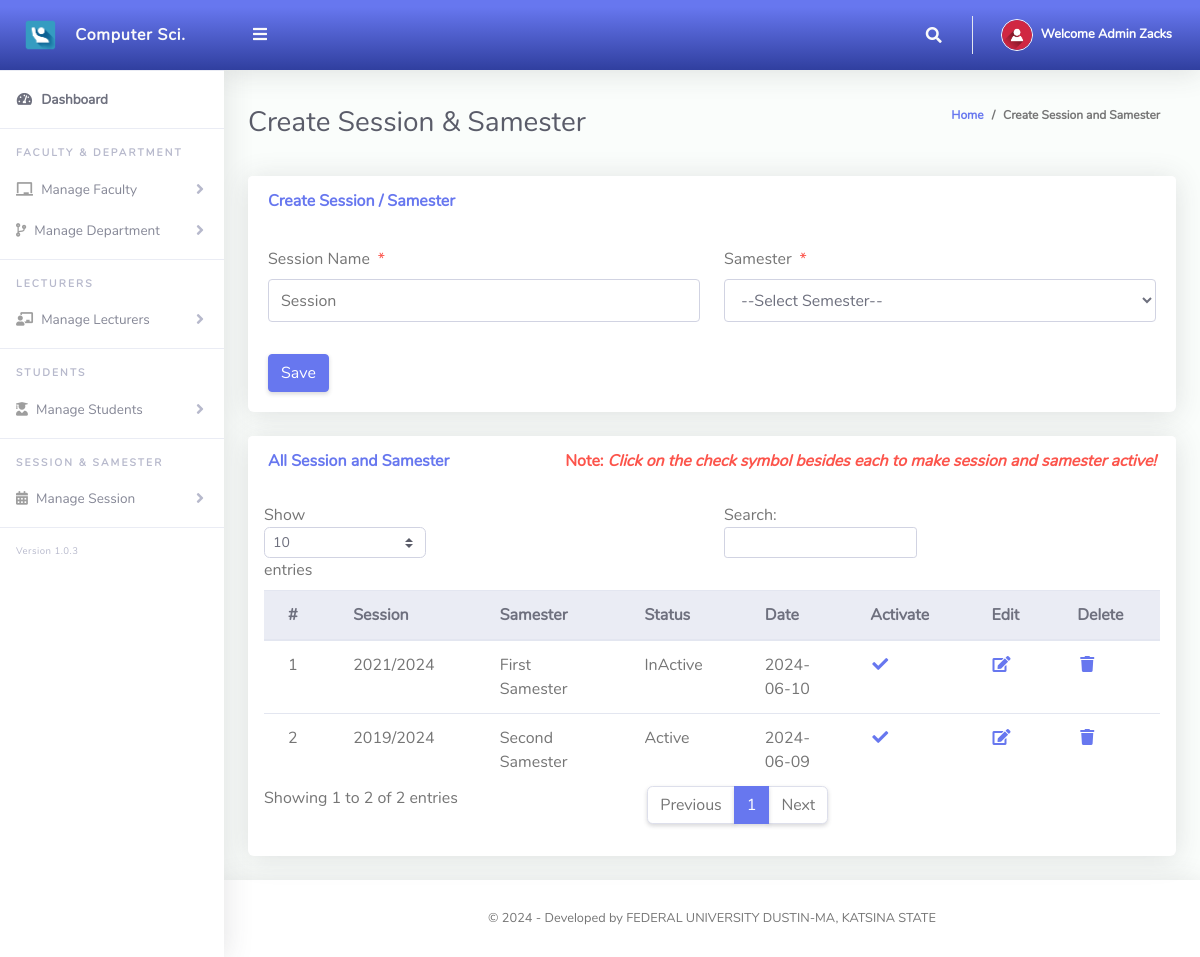
Page /Admin/createSessionTerm.php (signed in) on the committed database.
### tables this page shows
CREATE TABLE `tblsessionterm` (
  `Id` int(10) NOT NULL,
  `sessionName` varchar(50) NOT NULL,
  `termId` varchar(50) NOT NULL,
  `isActive` varchar(10) NOT NULL,
  `dateCreated` varchar(50) NOT NULL
);

CREATE TABLE `tblterm` (
  `Id` int(10) NOT NULL,
  `termName` varchar(20) NOT NULL
);

### Admin/createSessionTerm.php (the view, shortened to what this page needs)
<?php
include '../Includes/dbcon.php';
?>
<!DOCTYPE html>
<html lang="en">
<head>
  <link href="../vendor/fontawesome-free/css/all.min.css" rel="stylesheet" type="text/css">
  <link href="../vendor/bootstrap/css/bootstrap.min.css" rel="stylesheet" type="text/css">
  <link href="css/ruang-admin.min.css" rel="stylesheet">
</head>
<body id="page-top">
  <div id="wrapper">
      <?php include "Includes/sidebar.php";?>
    <div id="content-wrapper" class="d-flex flex-column">
      <div id="content">
       <?php include "Includes/topbar.php";?>
        <div class="container-fluid" id="container-wrapper">
          <div class="d-sm-flex align-items-center justify-content-between mb-4">
            <h1 class="h3 mb-0 text-gray-800">Create Session & Samester</h1>
            <ol class="breadcrumb">
              <li class="breadcrumb-item"><a href="./">Home</a></li>
              <li class="breadcrumb-item active" aria-current="page">Create Session and Samester</li>
            </ol>
          </div>
          <div class="row">
            <div class="col-lg-12">
              <div class="card mb-4">
                <div class="card-header py-3 d-flex flex-row align-items-center justify-content-between">
                  <h6 class="m-0 font-weight-bold text-primary">Create Session / Samester</h6>
                </div>
                <div class="card-body">
                  <form method="post">
                    <div class="form-group row mb-3">
                        <div class="col-xl-6">
                            <label class="form-control-label">Session Name<span class="text-danger ml-2">*</span></label>
                      <input type="text" class="form-control" name="sessionName" value="<?php echo $row['sessionName'];?>" id="exampleInputFirstName" placeholder="Session">
                        </div>
                        <div class="col-xl-6">
                            <label class="form-control-label">Samester<span class="text-danger ml-2">*</span></label>
                              <?php
                        $qry= "SELECT * FROM tblterm ORDER BY termName ASC";
                        $result = $conn->query($qry);
                        $num = $result->num_rows;
                        if ($num > 0){
                          echo ' <select required name="termId" class="form-control mb-3">';
                          echo'<option value="">--Select Semester--</option>';
                                  echo '</select>';
                              }
                            ?>
                        </div>
                    </div>
                      <?php
                    if (isset($Id))
                    {
                    ?>
                    <button type="submit" name="update" class="btn btn-warning">Update</button>
                    &nbsp;&nbsp;&nbsp;&nbsp;&nbsp;&nbsp;&nbsp;&nbsp;&nbsp;&nbsp;
                    <?php
                    } else {
                    ?>
                    <button type="submit" name="save" class="btn btn-primary">Save</button>
                    <?php
                    }
                    ?>
                  </form>
                </div>
              </div>
                 <div class="row">
              <div class="col-lg-12">
              <div class="card mb-4">
                <div class="card-header py-3 d-flex flex-row align-items-center justify-content-between">
                  <h6 class="m-0 font-weight-bold text-primary">All Session and Samester</h6>
                  <h6 class="m-0 font-weight-bold text-danger">Note: <i>Click on the check symbol besides each to make session and samester active!</i></h6>
                </div>
                <div class="table-responsive p-3">
                  <table class="table align-items-center table-flush table-hover" id="dataTableHover">
                    <thead class="thead-light">
                      <tr>
                        <th>#</th>
                        <th>Session</th>
                        <th>Samester</th>
                        <th>Status</th>
                        <th>Date</th>
                        <th>Activate</th>
                        <th>Edit</th>
                        <th>Delete</th>
                      </tr>
                    </thead>
                    <tbody>
                  <?php
                      $query = "SELECT tblsessionterm.Id,tblsessionterm.sessionName,tblsessionterm.isActive,tblsessionterm.dateCreated,
                      tblterm.termName
                      FROM tblsessionterm
                      INNER JOIN tblterm ON tblterm.Id = tblsessionterm.termId";
                      $rs = $conn->query($query);
                      $num = $rs->num_rows;
                      $sn=0;
                      if($num > 0)
                      {
                        while ($rows = $rs->fetch_assoc())
                          {
                            if($rows['isActive'] == '1'){$status = "Active";}else{$status = "InActive";}
                             $sn = $sn + 1;
                            echo"
                              <tr>
                                <td>".$sn."</td>
                                <td>".$rows['sessionName']."</td>
                                <td>".$rows['termName']."</td>
                                <td>".$status."</td>
                                <td>".$rows['dateCreated']."</td>
                                 <td><a href='?action=activate&Id=".$rows['Id']."'><i class='fas fa-fw fa-check'></i></a></td>
                                <td><a href='?action=edit&Id=".$rows['Id']."'><i class='fas fa-fw fa-edit'></i></a></td>
                                <td><a href='?action=delete&Id=".$rows['Id']."'><i class='fas fa-fw fa-trash'></i></a></td>
                              </tr>";
                          }
                      }
                      else
                      {
                           echo
                           "<div class='alert alert-danger' role='alert'>
                            No Record Found!
                            </div>";
                      }
                      ?>
                    </tbody>
                  </table>
                </div>
              </div>
            </div>
            </div>
          </div>
        </div>
      </div>
       <?php include "Includes/footer.php";?>
    </div>
  </div>
</body>
</html>

### Admin/Includes/topbar.php (shortened to what this page needs)
<?php
  $query = "SELECT * FROM tbladmin WHERE Id = ".$_SESSION['userId']."";
  $rs = $conn->query($query);
  $rows = $rs->fetch_assoc();
  $fullName = $rows['firstName']." ".$rows['lastName'];
?>
<nav class="navbar navbar-expand navbar-light bg-gradient-primary topbar mb-4 static-top">
          <button id="sidebarToggleTop" class="btn btn-link rounded-circle mr-3">
            <i class="fa fa-bars"></i>
          </button>
          <ul class="navbar-nav ml-auto">
            <li class="nav-item dropdown no-arrow">
              <a class="nav-link dropdown-toggle" href="#" id="searchDropdown" role="button" data-toggle="dropdown"
                aria-haspopup="true" aria-expanded="false">
                <i class="fas fa-search fa-fw"></i>
              </a>
            </li>
            <li class="nav-item dropdown no-arrow">
              <a class="nav-link dropdown-toggle" href="#" id="userDropdown" role="button" data-toggle="dropdown"
                aria-haspopup="true" aria-expanded="false">
                <img class="img-profile rounded-circle" src="img/user-icn.png" style="max-width: 60px">
                <span class="ml-2 d-none d-lg-inline text-white small"><b>Welcome <?php echo $fullName;?></b></span>
              </a>
            </li>
          </ul>
        </nav>

### rows in the picture
tblsessionterm: sessionName "2021/2024", termId.termName "First Samester", isActive "InActive", dateCreated "2024-06-10"
tblsessionterm: sessionName "2019/2024", termId.termName "Second Samester", isActive "Active", dateCreated "2024-06-09"

### other values in the picture
$fullName "Admin Zacks"
